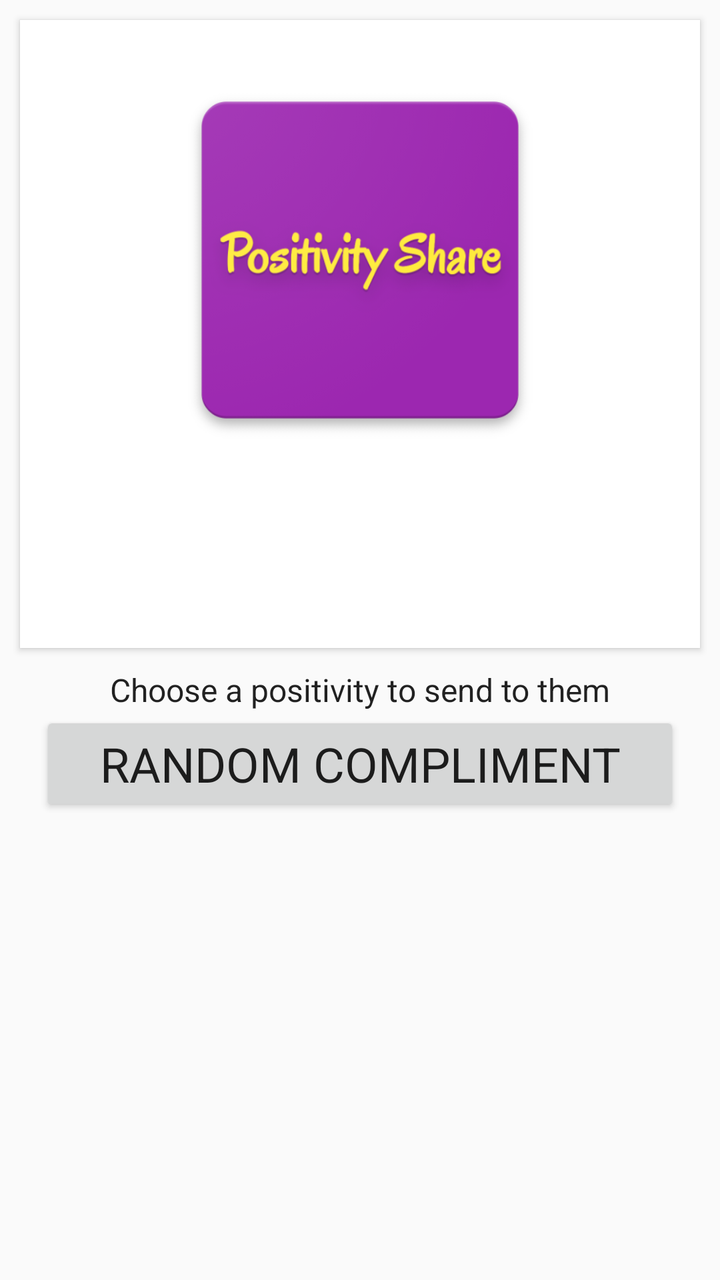
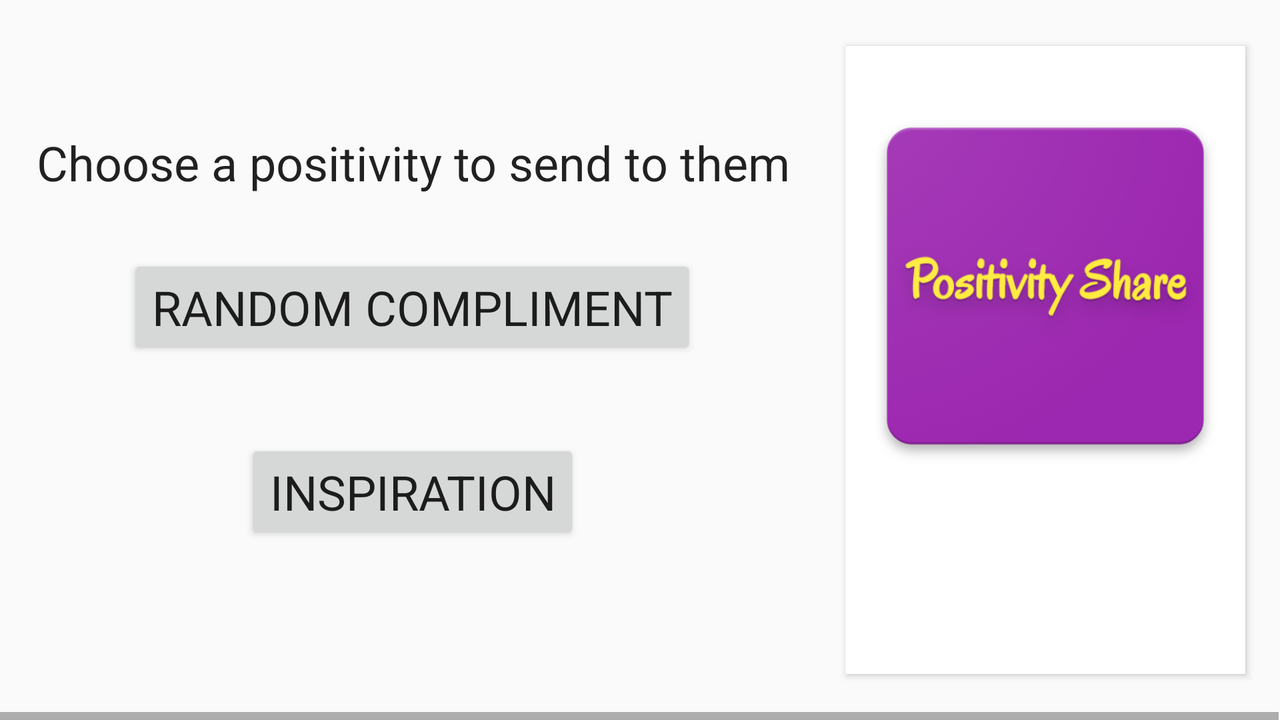

Two renders of one Android screen. The first uses the default layout on a phone; the second uses the alternative layout the repository ships for a different screen configuration, on a matching device. The two XML files are below.
<!-- AndroidManifest.xml: application theme AppTheme -->
<!-- res/layout/fragment_choose_positivity_to_send.xml -->
<?xml version="1.0" encoding="utf-8"?>
<ScrollView xmlns:android="http://schemas.android.com/apk/res/android"
    xmlns:app="http://schemas.android.com/apk/res-auto"
    xmlns:tools="http://schemas.android.com/tools"
    android:layout_width="match_parent"
    android:layout_height="match_parent"
    tools:context=".Controller.Fragments.ChoosePositivityToSendFragment">


    <android.support.constraint.ConstraintLayout
        android:layout_width="match_parent"
        android:layout_height="match_parent">

        <TextView
            android:id="@+id/pick_option_tv"
            style="@style/details"
            android:layout_width="match_parent"
            android:layout_height="wrap_content"
            android:layout_marginEnd="20dp"
            android:layout_marginStart="20dp"
            android:text="@string/send_to_user_info"
            android:textAlignment="center"
            app:layout_constraintBottom_toTopOf="@+id/compliment_button"
            app:layout_constraintEnd_toEndOf="parent"
            app:layout_constraintStart_toStartOf="parent"
            app:layout_constraintTop_toBottomOf="@+id/include_cardview" />

        <include
            android:id="@+id/include_cardview"
            layout="@layout/cardview_browse_users"
            app:layout_constraintEnd_toEndOf="parent"
            app:layout_constraintStart_toStartOf="parent"
            app:layout_constraintTop_toTopOf="parent" />

        <Button
            android:id="@+id/compliment_button"
            style="@style/title"
            android:layout_width="match_parent"
            android:layout_height="wrap_content"
            android:layout_marginBottom="8dp"
            android:layout_marginEnd="20dp"
            android:layout_marginStart="20dp"
            android:text="@string/compliment"
            app:layout_constraintBottom_toTopOf="@+id/inspiration_button"
            app:layout_constraintEnd_toEndOf="parent"
            app:layout_constraintStart_toStartOf="parent" />

        <Button
            android:id="@+id/inspiration_button"
            style="@style/title"
            android:layout_width="match_parent"
            android:layout_height="59dp"
            android:layout_marginEnd="20dp"
            android:layout_marginStart="20dp"
            android:text="@string/inspiration"
            android:visibility="gone"
            app:layout_constraintBottom_toBottomOf="parent"
            app:layout_constraintEnd_toEndOf="parent"
            app:layout_constraintStart_toStartOf="parent" />


    </android.support.constraint.ConstraintLayout>


</ScrollView>
<!-- res/layout/cardview_browse_users.xml (included above) -->
<?xml version="1.0" encoding="utf-8"?>
<LinearLayout xmlns:android="http://schemas.android.com/apk/res/android"
    xmlns:app="http://schemas.android.com/apk/res-auto"
    xmlns:card_view="http://schemas.android.com/tools"
    android:layout_width="match_parent"
    android:layout_height="wrap_content"
    android:orientation="vertical">

    <android.support.v7.widget.CardView
        android:layout_width="match_parent"
        android:layout_height="wrap_content"
        android:layout_margin="10dp"
        android:layout_marginLeft="10dp"
        android:layout_marginRight="10dp"
        card_view:cardCornerRadius="0dp">

        <LinearLayout
            android:layout_width="match_parent"
            android:layout_height="match_parent"
            android:orientation="vertical"
            android:weightSum="3">

            <ImageView
                android:id="@+id/browse_user_image"
                android:layout_width="200dp"
                android:layout_height="200dp"
                android:layout_gravity="center"
                android:layout_marginTop="20dp"
                android:layout_weight="3"
                android:src="@drawable/positivity_share" />

            <LinearLayout
                android:layout_width="match_parent"
                android:layout_height="wrap_content"
                android:layout_weight="0">

                <TextView
                    android:id="@+id/browse_username_tv"
                    style="@style/title"
                    android:layout_width="wrap_content"
                    android:layout_height="wrap_content"
                    android:layout_margin="10dp" />

                <TextView
                    android:id="@+id/browse_age_tv"
                    style="@style/title"
                    android:layout_width="wrap_content"
                    android:layout_height="wrap_content"
                    android:layout_margin="10dp" />

            </LinearLayout>

            <TextView
                android:id="@+id/browse_about_tv"
                style="@style/details"
                android:layout_width="wrap_content"
                android:layout_height="wrap_content"
                android:layout_marginBottom="20dp"
                android:layout_marginLeft="10dp"
                android:layout_marginRight="10dp"
                android:layout_weight="1" />


        </LinearLayout>


    </android.support.v7.widget.CardView>

</LinearLayout>
<!-- resources referenced by this layout -->
<resources>
  <!-- drawable positivity_share: png bitmap (drawable, 79768 bytes) -->
  <string name="compliment">Random Compliment</string>
  <string name="inspiration">Inspiration</string>
  <string name="send_to_user_info">Choose a positivity to send to them</string>
  <style name="details" parent="TextAppearance.AppCompat.Subhead" />
  <style name="title" parent="TextAppearance.AppCompat.Headline" />
  <style name="AppTheme" parent="Theme.AppCompat.Light.DarkActionBar">
          
          <item name="colorPrimary">@color/colorPrimary</item>
          <item name="colorPrimaryDark">@color/colorPrimaryDark</item>
          <item name="colorAccent">@color/colorAccent</item>
          <item name="windowActionBar">false</item>
          <item name="windowNoTitle">true</item>
      </style>
</resources>
<!-- res/layout-land/fragment_choose_positivity_to_send.xml (the author's variant of the layout above) -->
<!-- drawn on the phone turned sideways -->
<?xml version="1.0" encoding="utf-8"?>
<HorizontalScrollView
    xmlns:android="http://schemas.android.com/apk/res/android"
    xmlns:app="http://schemas.android.com/apk/res-auto"
    xmlns:tools="http://schemas.android.com/tools"
    android:layout_width="match_parent"
    android:layout_height="match_parent">

    <android.support.constraint.ConstraintLayout
        android:layout_width="match_parent"
        android:layout_height="match_parent">
        <include
            android:id="@+id/include_cardview"
            layout="@layout/cardview_browse_users"
            android:layout_width="wrap_content"
            android:layout_height="wrap_content"
            android:layout_marginBottom="8dp"
            android:layout_marginEnd="8dp"
            android:layout_marginStart="8dp"
            android:layout_marginTop="8dp"
            app:layout_constraintBottom_toBottomOf="parent"
            app:layout_constraintEnd_toEndOf="parent"
            app:layout_constraintStart_toEndOf="@+id/linearLayout3"
            app:layout_constraintTop_toTopOf="parent" />

        <LinearLayout
            android:id="@+id/linearLayout3"
            android:layout_width="wrap_content"
            android:layout_height="wrap_content"
            android:layout_marginBottom="8dp"
            android:layout_marginStart="8dp"
            android:layout_marginTop="8dp"
            android:gravity="center"
            android:orientation="vertical"
            app:layout_constraintBottom_toBottomOf="@+id/include_cardview"
            app:layout_constraintStart_toStartOf="parent"
            app:layout_constraintTop_toTopOf="parent">

            <TextView
                android:id="@+id/pick_option_tv"
                style="@style/title"
                android:layout_width="wrap_content"
                android:layout_height="wrap_content"
                android:layout_margin="10dp"
                android:layout_marginBottom="8dp"
                android:layout_marginStart="8dp"
                android:layout_marginTop="8dp"
                android:text="@string/send_to_user_info"
                android:textAlignment="center" />

            <Button
                android:id="@+id/compliment_button"
                style="@style/title"
                android:layout_width="wrap_content"
                android:layout_height="wrap_content"
                android:layout_margin="20dp"
                android:layout_marginBottom="8dp"
                android:layout_marginEnd="8dp"
                android:layout_marginStart="8dp"
                android:text="@string/compliment" />

            <Button
                android:id="@+id/inspiration_button"
                style="@style/title"
                android:layout_width="wrap_content"
                android:layout_height="wrap_content"
                android:layout_margin="20dp"
                android:layout_marginBottom="8dp"
                android:layout_marginEnd="8dp"
                android:layout_marginStart="8dp"
                android:text="@string/inspiration" />
        </LinearLayout>
    </android.support.constraint.ConstraintLayout>
</HorizontalScrollView>
